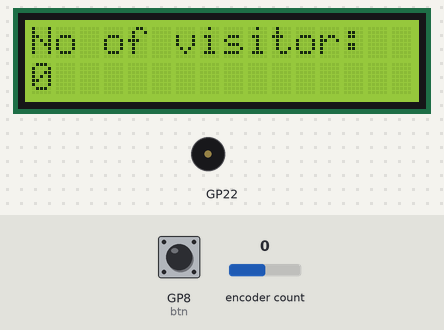
The program below on a simulated Raspberry Pi Pico running CircuitPython. Shown: 16×2 character LCD, buzzer (waves = sounding). The inputs (shaded band) are chosen by the test bench; at power-on: encoder count 0, GP8 (btn) LOW. The clock reads 2024-03-15 10:24:30 at power-on unless the program sets it; library files of the repository ran but are not shown: lcd.py, i2c_pcf8574_interface.py; what the program prints to the serial console is not drawn.

Above: at 2.6 s.
2.7 s: encoder count set to 1
At 3.6 s:
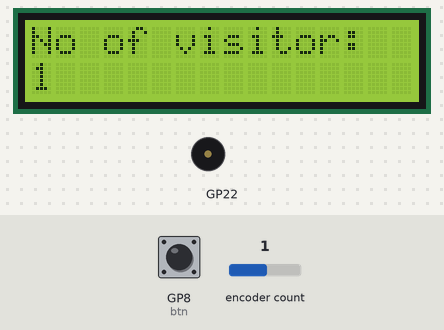
4.3 s: encoder count set to 2
At 4.8 s:
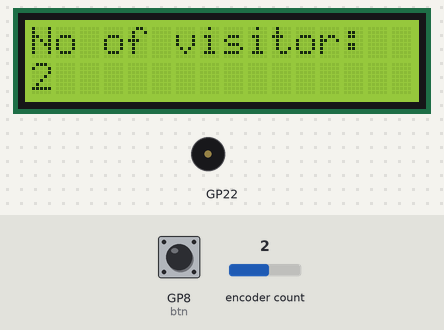
5.9 s: GP8 (btn) pulled HIGH for 0.15 s
At 7.2 s:
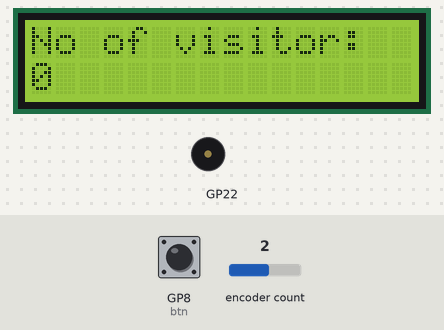
7.5 s: encoder count set to 3
At 8.5 s:
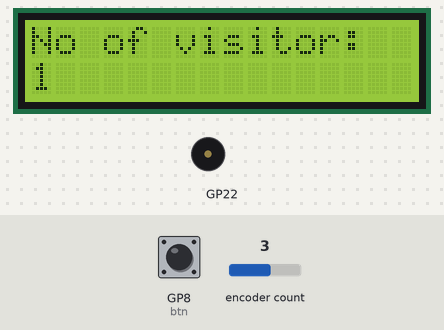
Timing chart, 0 to 10.1 s (numbered marks = the images above; inputs shaded):
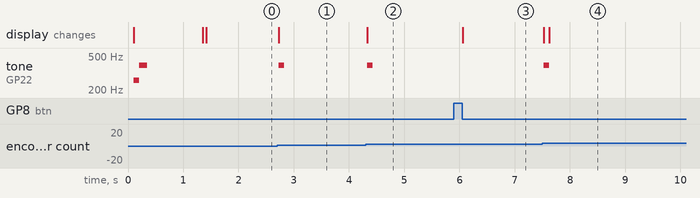

Measured:
- after the input at 2.7 s, tone on GP22: silent → 392 Hz at once, → silent 0.10 s later; the display: changes at once (image 1)
- after the input at 4.3 s, tone on GP22: silent → 392 Hz at once, → silent 0.10 s later; the display: changes at once (image 2)
- after the input at 5.9 s, the display: changes after 0.16 s (image 3)
- after the input at 7.5 s, tone on GP22: silent → 392 Hz at once, → silent 0.10 s later; the display: first changes at once (image 4 shows a later state)

The program:

v4_code.py
```python
import time
import rtc
import board
import busio
import simpleio
import rotaryio
from lcd.lcd import LCD
from lcd.i2c_pcf8574_interface import I2CPCF8574Interface
from digitalio import DigitalInOut, Direction, Pull


a=0

buzzer = board.GP22
NOTE_C4 = 261
NOTE_G4 = 392

IR1 = board.GP3
IR2 = board.GP2
sensor = rotaryio.IncrementalEncoder(IR1, IR2)
last_count = 0

LCD_SCL = board.GP5
LCD_SDA = board.GP4
LCD_ADDR = 0x27
i2c_lcd = busio.I2C(LCD_SCL, LCD_SDA)
lcd = LCD(I2CPCF8574Interface(i2c_lcd, LCD_ADDR), num_rows=2, num_cols=16)
lcd.set_backlight(1)


r = rtc.RTC()
#r.datetime = time.struct_time((2023, 8, 7, 10, 33, 10, 0, -1, -1))

day = str(r.datetime.tm_mday)
lcd.print(day)
lcd.print("/")
month = str(r.datetime.tm_mon)
lcd.print(month)
lcd.print("/")
year = str(r.datetime.tm_year)
lcd.print(year)
lcd.print("\n")

hour = str(r.datetime.tm_hour)
lcd.print(hour)
lcd.print("-")
minit = str(r.datetime.tm_min)
lcd.print(minit)
lcd.print("-")
sec = str(r.datetime.tm_sec)
lcd.print(sec)


#time.sleep(5)
#lcd.print("Bidirectional\nVisitor Counter")
simpleio.tone(buzzer, NOTE_C4, duration=0.1)
simpleio.tone(buzzer, NOTE_G4, duration=0.15)
time.sleep(1)

lcd.clear()
lcd.print("No of visitor:\n0")

btn = DigitalInOut(board.GP8)
btn.direction = Direction.INPUT
btn.pull = Pull.DOWN

prev_state = btn.value

while True:


    count = sensor.position
    lcd.set_cursor_pos(1, 0)
    lcd.print("{} ".format(a))

    if count != last_count:
        print("No of visitor: {} ".format(count))
        lcd.set_cursor_pos(1, 0)
        lcd.print("{} ".format(count))


        if count > last_count:
            simpleio.tone(buzzer, NOTE_G4, duration=0.1)
            a = a+1

        else:
            simpleio.tone(buzzer, NOTE_C4, duration=0.1)


        last_count = count

    cur_state = btn.value
    if cur_state != prev_state:
        if not cur_state:
            print("BTN is down")
            a=0

        else:
            print("BTN is up")


    prev_state = cur_state
```
